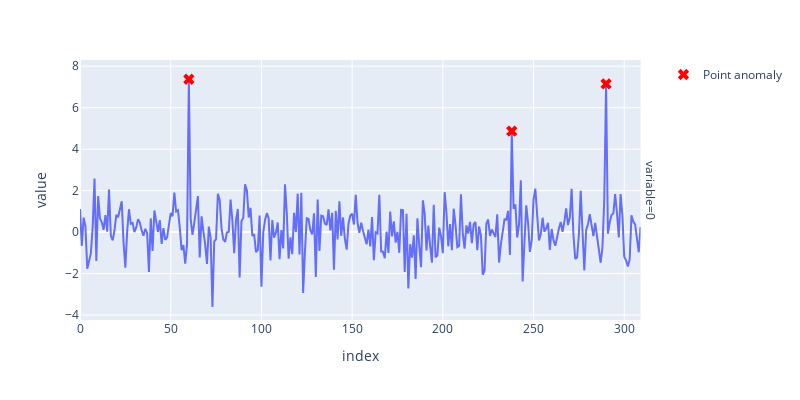

Write notebook code for a chart like this one.
### Markdown cell above
## Point anomaly detection

### Code cell
df = generate_changing_data(n)
outliers = [60, 238, 290]
df.iloc[outliers] = np.random.uniform(4, 8, (len(outliers), df.shape[1]))
plot_point_anomaly_illustration(df, outliers, base_width, base_height)

### Figure 1 — Plotly figure (JSON) as saved in the notebook; plotly's stock layout.template omitted (floating-point values rounded to 4 significant figures; data arrays with more than 128 entries replaced by an {"elided": "..."} marker saying what was removed)
{"data": [{"hovertemplate": "variable=0<br>index=%{x}<br>value=%{y}<extra></extra>", "legendgroup": "", "line": {"color": "#636efa", "dash": "solid"}, "marker": {"symbol": "circle"}, "mode": "lines", "name": "", "orientation": "v", "showlegend": false, "type": "scatter", "x": {"elided": "310 int values"}, "xaxis": "x", "y": {"elided": "310 float values"}, "yaxis": "y"}, {"marker": {"color": "red", "size": 10, "symbol": "x"}, "mode": "markers", "name": "Point anomaly", "type": "scatter", "x": [60, 238, 290], "y": [7.372, 4.869, 7.149]}], "layout": {"annotations": [{"font": {}, "showarrow": false, "text": "variable=0", "textangle": 90, "x": 0.98, "xanchor": "left", "xref": "paper", "y": 0.5, "yanchor": "middle", "yref": "paper"}], "height": 400, "legend": {"tracegroupgap": 0}, "margin": {"t": 60}, "width": 800, "xaxis": {"anchor": "y", "domain": [0, 0.98], "title": {"text": "index"}}, "yaxis": {"anchor": "x", "domain": [0, 1], "title": {"text": "value"}}}}
